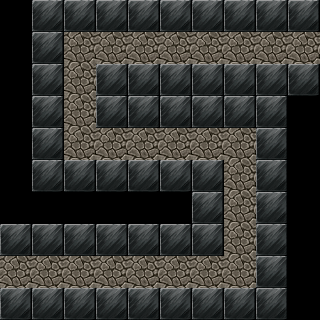

This game map was drawn from its Tiled (.tmx) file and the tilesets committed beside it. A one-line description and the trimmed map source follow:
An orthogonal 10x10 tile map with 32x32 px tiles, 1 tile layer (Tile Layer 1).

<map version="1.0" orientation="orthogonal" renderorder="right-down" width="10" height="10" tilewidth="32" tileheight="32">
 <tileset firstgid="1" name="celiannatilea5" tilewidth="32" tileheight="32">
  <image source="celiannatilea5.png" width="256" height="512" />
 </tileset>
 <layer name="Tile Layer 1" width="10" height="10">
  <data>[100 cells, 100 non-empty, 3 distinct tile ids]</data>
 </layer>
</map>
